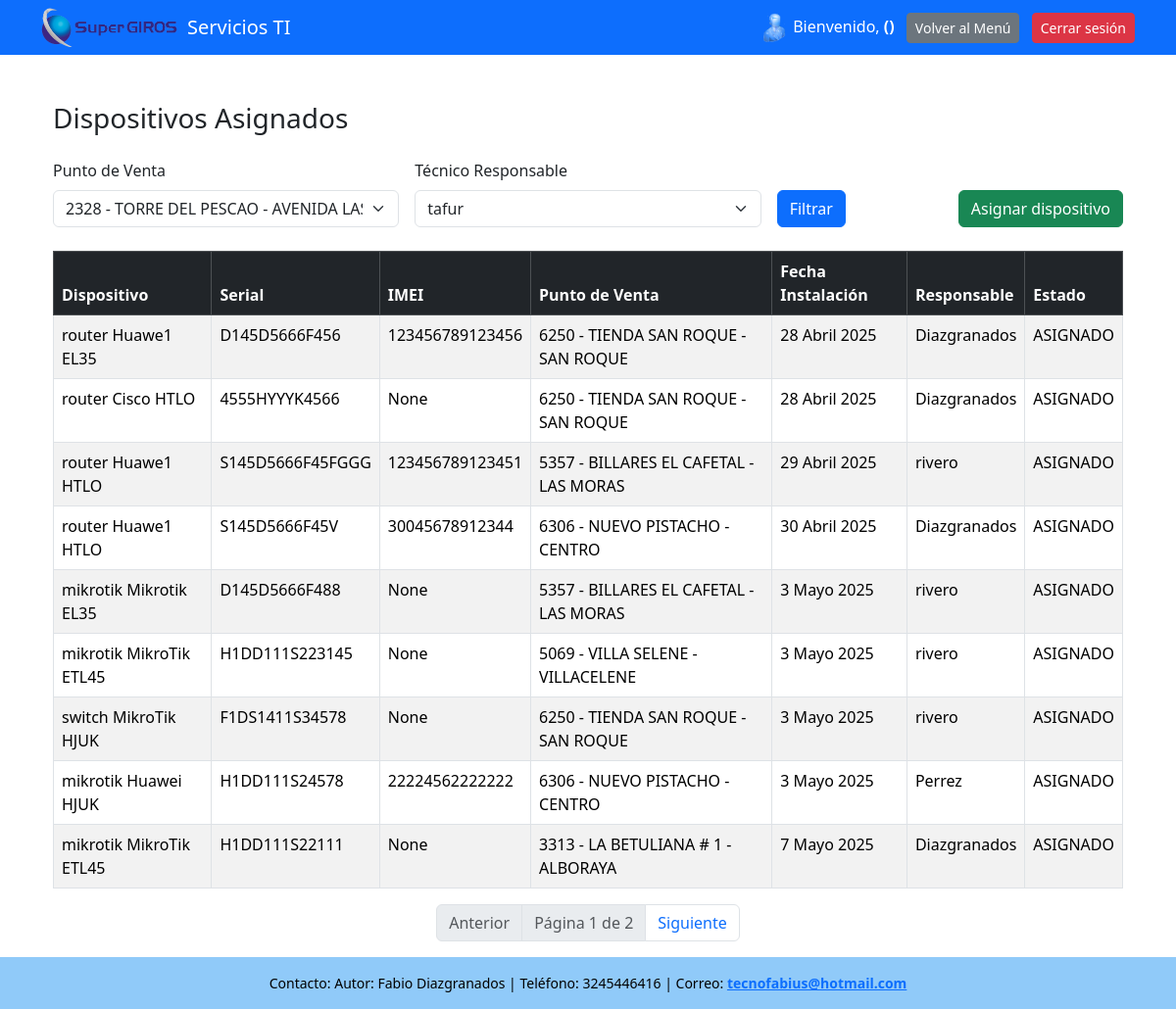
/dispositivos-asignados/ (signed in), run on the app's committed database.
### servicios_ti/models.py (models this page shows, shortened)
class DispositivoPunto(models.Model):
    ESTADO = [
        ('SIN_ASIGNAR', 'SIN_ASIGNAR'),
        ('ASIGNADO', 'ASIGNADO'),
    ]
    dispositivo = models.ForeignKey(Dispositivo, on_delete=models.CASCADE)
    punto_venta = models.ForeignKey(PuntoVenta, on_delete=models.CASCADE)
    fecha_instalacion = models.DateField()
    nombre_responsable = models.ForeignKey(
        Usuario,
        on_delete=models.CASCADE,
        limit_choices_to=Q(rol='tecnico') | Q(rol='comunicaciones') | Q(rol='administrador')
    )
    estado = models.CharField(max_length=100, choices=ESTADO,null=False)

class Dispositivo(models.Model):
    TIPOS = [
        ('router', 'Router'),
        ('mikrotik', 'Mikrotik'),
        ('switch', 'Switch'),
        ('radio', 'Radio')
    ]
    OPERADOR = [
        ('tigo', 'Tigo'),
        ('claro', 'Claro'),
        ('movistar', 'Movistar'),
        ('no', 'No')
    ]
    ESTADO = [
        ('SIN_ASIGNAR', 'SIN_ASIGNAR'),
        ('ASIGNADO', 'ASIGNADO'),
    ]
    tipo = models.CharField(max_length=100, choices=TIPOS)
    marca = models.CharField(max_length=100)
    modelo = models.CharField(max_length=100)
    serial = models.CharField(max_length=100,unique=True)
    imei = models.CharField(max_length=15, unique=True, null=True, blank=True)
    operador = models.CharField(max_length=100, choices=OPERADOR)
    numero_sincard = models.CharField(max_length=15,null=True, blank=True, unique=True)
    descripcion = models.TextField(null=True, blank=True)
    estado = models.CharField(max_length=100, choices= ESTADO)

class PuntoVenta(models.Model):
    objects = None
    MODALIDAD = [
        ('local', 'Local'),
        ('compumovil', 'Compumovil'),
    ]
    numero_punto = models.PositiveIntegerField(unique=True)
    nombre = models.CharField(max_length=255)
    direccion = models.CharField(max_length=255)
    modalidad = models.CharField(max_length=25, choices=MODALIDAD)
    rango_valor = models.PositiveIntegerField()
    zona = models.ForeignKey(Zona, on_delete=models.CASCADE)  # Relación nueva con Zona

class Usuario(models.Model):
    ROLES = [
        ('administrador', 'Administrador'),
        ('tecnico', 'Técnico'),
        ('comunicaciones', 'Comunicaciones')
    ]
    nombre_usuario= models.CharField(max_length=100)
    apellido = models.CharField(max_length=100)
    rol = models.CharField(max_length=50, choices=ROLES)
    password_usuario = models.CharField(max_length=20)
    email = models.EmailField('correo electrónico', unique=True)
    USERNAME_FIELD = 'nombre_usuario'
    REQUIRED_FIELDS = ['username', 'nombre_completo', 'rol']

### servicios_ti/views.py (the view)
# urls.py: path('dispositivos-asignados/', views.dispositivos_asignados, name='dispositivos_asignados'),
def dispositivos_asignados(request):
    if 'usuario_id' not in request.session:
        return redirect('login')
    dispositivos_asignados = DispositivoPunto.objects.select_related(
        'dispositivo', 'punto_venta', 'nombre_responsable'
    )
    punto_venta_id= request.GET.get('punto_venta') or ''
    tecnico_id  = request.GET.get('tecnico') or ''
    if punto_venta_id:
        dispositivos_asignados = dispositivos_asignados.filter(punto_venta__id=punto_venta_id)
    if tecnico_id:
        dispositivos_asignados = dispositivos_asignados.filter(nombre_responsable__id=tecnico_id)
    paginator = Paginator(dispositivos_asignados, 9)  # 9 dispositivos por página
    page_number = request.GET.get('page')
    page_obj = paginator.get_page(page_number)
    puntos_venta = PuntoVenta.objects.all()
    tecnicos = Usuario.objects.filter(rol__in=['tecnico', 'comunicaciones', 'administrador'])
    return render(request, 'dispositivos_asignados.html', {
        'page_obj': page_obj,
        'puntos_venta': puntos_venta,
        'tecnicos': tecnicos
    })

### servicios_ti/templates/dispositivos_asignados.html (shortened to what this page needs)
{% extends "base.html" %}
{% block content %}
<div class="container mt-4">
    <h3 class="mb-4">Dispositivos Asignados</h3>
   <form method="get" class="row g-3 mb-4">
    <div class="col-md-4">
        <label for="punto_venta" class="form-label">Punto de Venta</label>
        <select name="punto_venta" id="punto_venta" class="form-select">
            {% for punto in puntos_venta %}
                <option value="{{ punto.id }}" {% if request.GET.punto_venta|add:"" == punto.id|add:"" %}selected{% endif %}>
                    {{ punto.numero_punto }} - {{ punto.nombre }}
                </option>
            {% endfor %}
        </select>
    </div>
    <div class="col-md-4">
        <label for="tecnico" class="form-label">Técnico Responsable</label>
        <select name="tecnico" id="tecnico" class="form-select">
            {% for tecnico in tecnicos %}
                <option value="{{ tecnico.id }}" {% if request.GET.tecnico|add:"" == tecnico.id|add:"" %}selected{% endif %}>
                    {{ tecnico.nombre }} {{ tecnico.apellido }}
                </option>
            {% endfor %}
        </select>
    </div>
    <div class="col-md-4 d-flex align-items-end justify-content-between">
        <button type="submit" class="btn btn-primary me-2">Filtrar</button>
        <a href="{% url 'asignar_dispositivo' %}" class="btn btn-success">Asignar dispositivo</a>
    </div>
</form>
    <table class="table table-bordered table-striped">
        <thead class="table-dark">
            <tr>
                <th>Dispositivo</th>
                <th>Serial</th>
                <th>IMEI</th>
                <th>Punto de Venta</th>
                <th>Fecha Instalación</th>
                <th>Responsable</th>
                <th>Estado</th>
            </tr>
        </thead>
        <tbody>
            {% for asignado in page_obj %}
            <tr>
                <td>{{ asignado.dispositivo.tipo }} {{ asignado.dispositivo.marca }} {{ asignado.dispositivo.modelo }}</td>
                <td>{{ asignado.dispositivo.serial }}</td>
                <td>{{ asignado.dispositivo.imei }}</td>
                <td>{{ asignado.punto_venta.numero_punto }} - {{ asignado.punto_venta.nombre }}</td>
                <td>{{ asignado.fecha_instalacion }}</td>
                <td>{{ asignado.nombre_responsable.nombre }} {{ asignado.nombre_responsable.apellido }}</td>
                <td>{{ asignado.estado }}</td>
            </tr>
            {% empty %}
            <tr><td colspan="7" class="text-center">No hay dispositivos asignados con los filtros seleccionados.</td></tr>
            {% endfor %}
        </tbody>
    </table>
    <div class="d-flex justify-content-center">
        <nav>
            <ul class="pagination">
                {% if page_obj.has_previous %}
                    <li class="page-item">
                        <a class="page-link" href="?page={{ page_obj.previous_page_number }}{% if request.GET.punto_venta %}&punto_venta={{ request.GET.punto_venta }}{% endif %}{% if request.GET.tecnico %}&tecnico={{ request.GET.tecnico }}{% endif %}">Anterior</a>
                    </li>
                {% else %}
                    <li class="page-item disabled"><span class="page-link">Anterior</span></li>
                {% endif %}
                <li class="page-item disabled">
                    <span class="page-link">Página {{ page_obj.number }} de {{ page_obj.paginator.num_pages }}</span>
                </li>
                {% if page_obj.has_next %}
                    <li class="page-item">
                        <a class="page-link" href="?page={{ page_obj.next_page_number }}">Siguiente</a>
                    </li>
                {% else %}
                    <li class="page-item disabled"><span class="page-link">Siguiente</span></li>
                {% endif %}
            </ul>
        </nav>
    </div>
</div>
{% endblock %}

### servicios_ti/templates/base.html (style rules this page uses)
html, body { height: 100%; margin: 0; }

### data on the page
DispositivoPunto: dispositivo.tipo "router", dispositivo.marca "Huawe1", dispositivo.modelo "EL35", dispositivo.serial "D145D5666F456", dispositivo.imei "123456789123456", punto_venta.numero_punto "6250", punto_venta.nombre "TIENDA SAN ROQUE - SAN ROQUE", fecha_instalacion "28 Abril 2025", nombre_responsable.apellido "Diazgranados", estado "ASIGNADO"
DispositivoPunto: dispositivo.tipo "router", dispositivo.marca "Cisco", dispositivo.modelo "HTLO", dispositivo.serial "4555HYYYK4566", dispositivo.imei "None", punto_venta.numero_punto "6250", punto_venta.nombre "TIENDA SAN ROQUE - SAN ROQUE", fecha_instalacion "28 Abril 2025", nombre_responsable.apellido "Diazgranados", estado "ASIGNADO"
DispositivoPunto: dispositivo.tipo "router", dispositivo.marca "Huawe1", dispositivo.modelo "HTLO", dispositivo.serial "S145D5666F45FGGG", dispositivo.imei "123456789123451", punto_venta.numero_punto "5357", punto_venta.nombre "BILLARES EL CAFETAL - LAS MORAS", fecha_instalacion "29 Abril 2025", nombre_responsable.apellido "rivero", estado "ASIGNADO"
DispositivoPunto: dispositivo.tipo "router", dispositivo.marca "Huawe1", dispositivo.modelo "HTLO", dispositivo.serial "S145D5666F45V", dispositivo.imei "30045678912344", punto_venta.numero_punto "6306", punto_venta.nombre "NUEVO PISTACHO - CENTRO", fecha_instalacion "30 Abril 2025", nombre_responsable.apellido "Diazgranados", estado "ASIGNADO"
DispositivoPunto: dispositivo.tipo "mikrotik", dispositivo.marca "Mikrotik", dispositivo.modelo "EL35", dispositivo.serial "D145D5666F488", dispositivo.imei "None", punto_venta.numero_punto "5357", punto_venta.nombre "BILLARES EL CAFETAL - LAS MORAS", fecha_instalacion "3 Mayo 2025", nombre_responsable.apellido "rivero", estado "ASIGNADO"
DispositivoPunto: dispositivo.tipo "mikrotik", dispositivo.marca "MikroTik", dispositivo.modelo "ETL45", dispositivo.serial "H1DD111S223145", dispositivo.imei "None", punto_venta.numero_punto "5069", punto_venta.nombre "VILLA SELENE - VILLACELENE", fecha_instalacion "3 Mayo 2025", nombre_responsable.apellido "rivero", estado "ASIGNADO"
DispositivoPunto: dispositivo.tipo "switch", dispositivo.marca "MikroTik", dispositivo.modelo "HJUK", dispositivo.serial "F1DS1411S34578", dispositivo.imei "None", punto_venta.numero_punto "6250", punto_venta.nombre "TIENDA SAN ROQUE - SAN ROQUE", fecha_instalacion "3 Mayo 2025", nombre_responsable.apellido "rivero", estado "ASIGNADO"
DispositivoPunto: dispositivo.tipo "mikrotik", dispositivo.marca "Huawei", dispositivo.modelo "HJUK", dispositivo.serial "H1DD111S24578", dispositivo.imei "22224562222222", punto_venta.numero_punto "6306", punto_venta.nombre "NUEVO PISTACHO - CENTRO", fecha_instalacion "3 Mayo 2025", nombre_responsable.apellido "Perrez", estado "ASIGNADO"
DispositivoPunto: dispositivo.tipo "mikrotik", dispositivo.marca "MikroTik", dispositivo.modelo "ETL45", dispositivo.serial "H1DD111S22111", dispositivo.imei "None", punto_venta.numero_punto "3313", punto_venta.nombre "LA BETULIANA # 1 - ALBORAYA", fecha_instalacion "7 Mayo 2025", nombre_responsable.apellido "Diazgranados", estado "ASIGNADO"

### other printed values
{{ page_obj.number }} "1"
{{ page_obj.paginator.num_pages }} "2"
form field punto_venta "2328 - TORRE DEL PESCAO - AVENIDA LAS TORRES"
form field tecnico "tafur"
